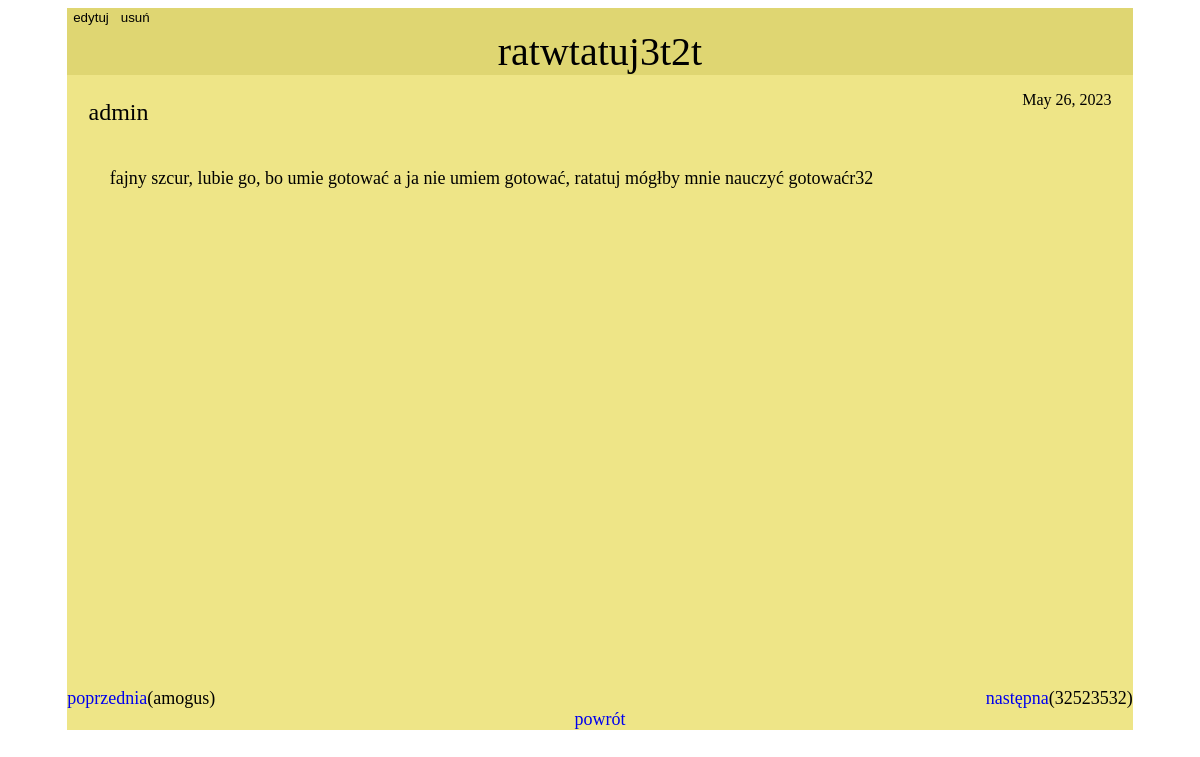
Page /notatki/9/ on the committed database.
### notatki/models.py (models this page shows)
class Notatka(models.Model):
    title = models.CharField(max_length=100)
    content = models.TextField()
    creation_date = models.DateField(auto_now_add=True)
    author = models.ForeignKey(User, on_delete=models.CASCADE)
    def next(self):
        n=self.__class__.objects.filter(id__gt=self.id).order_by('id').first()
        if n: return n
        return self.__class__.objects.order_by('id').first()
    def previous(self):
        n=self.__class__.objects.filter(id__lt=self.id).order_by('-id').first()
        if n: return n
        return self.__class__.objects.order_by('-id').first()

### notatki/views.py (the view)
# urls.py: path('<int:note_id>/', views.viewNote, name="viewNote"),
def viewNote(request, note_id):
    note = get_object_or_404(Notatka, pk=note_id)
    return render(request, 'view_note.html', {'n': note, 'next_n':note.next(), 'prev_n':note.previous()})

### notatki/templates/view_note.html (shortened to what this page needs)
{% load static %}
<!DOCTYPE html>
<html lang="en">
<head>
    <link rel="stylesheet" type="text/css" href="{% static 'css/view.css' %}">
</head>
<body>
    <div class="notatka">
        <div class="opcje">
            <form action="edit">
                <input type="submit" value="edytuj">
            </form>
            <form action="delete/" method="post">
                <input type="submit" value="usuń">
            </form>
        </div>
        <header>
            {{n.title}}
        </header>
        <main>
            <div class="info">
                <div style="display: flex;"><p class="author">{{n.author}}</p> <p class="date">{{n.creation_date}}</p></div>
            </div>
            <p class="desc">{{n.content}}</p>
        </main>
        <footer>
            <div style="display: flex;"><a href="/notatki/{{prev_n.id}}">poprzednia</a>({{prev_n.title}})<a href="/notatki/{{next_n.id}}" style="margin-left: auto;">następna</a>({{next_n.title}})</div>
            <a href="../">powrót</a>
        </footer>
    </div>
</body>
</html>

### static/css/view.css (style rules this page uses)
body,html { display: grid; height: 95%; }
.notatka { justify-self: center; width: 90%; background-color: rgb(238, 229, 135); height: 100%; display: flex; flex-direction: column; }
.notatka header { padding-top: 20px; background-color: rgb(223, 214, 114); text-align: center; font-size: 250%; }
.notatka footer { font-size: large; text-align: center; align-self: center; margin-top: auto; width: 100% }
.date { margin-left: auto; margin-right: 2%; }
.author { margin-left: 2%; font-size: 150%; }
.desc { font-size: large; margin-left: 4%; }
.opcje { display: flex; position: absolute; }
a { text-decoration: none; }
input { background-color: rgba(240, 248, 255, 0); border: none; }

### rows in the picture
Notatka: title "ratwtatuj3t2t", author "admin", creation_date "May 26, 2023", content "fajny szcur, lubie go, bo umie gotować a ja nie umiem gotować, ratatuj mógłby mnie nauczyć gotowaćr32"
Notatka: title "amogus"
Notatka: title "32523532"
